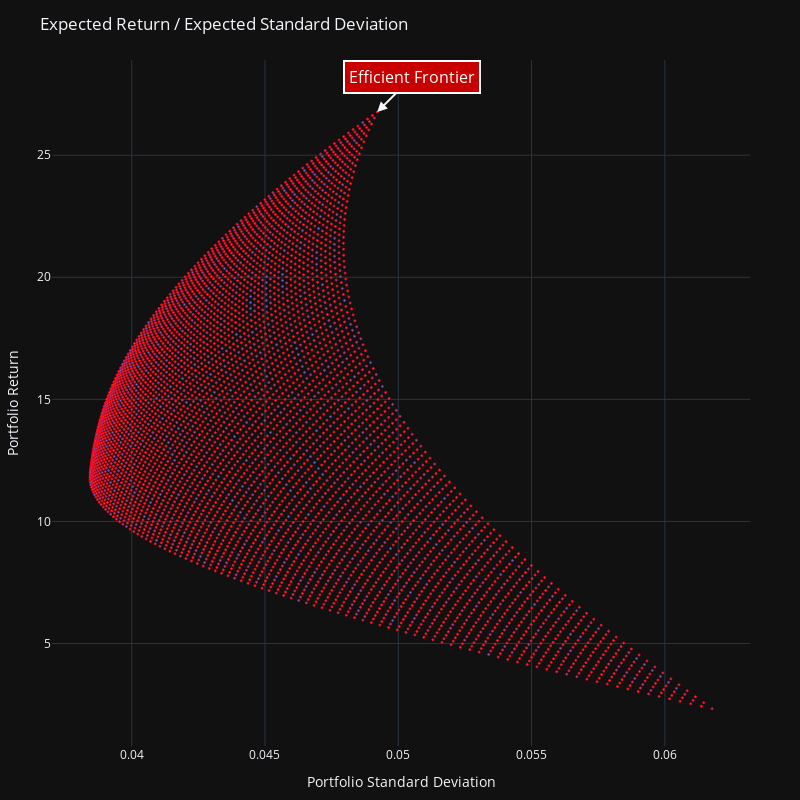

The notebook cell saved with this chart:
### Code cell
annotation = [
    attr(
        x=optimum_portfo_std,
        y=optimum_portfo_return,
        text="Efficient Frontier",
        showarrow=true,
        font=attr(
            # family="Courier New, monospace",
            size=16,
            color="rgb(255, 255, 255)"
        ),
        align="center",
        arrowhead=2,
        arrowsize=1,
        arrowwidth=2,
        arrowcolor="(255, 255, 255)",
        ax=35,
        ay=-35,
        bordercolor="rgb(255, 255, 255)",
        borderwidth=2,
        borderpad=4,
        bgcolor="#rgb(200, 0, 0)",
        opacity=1.0
    )
]

ax = plot(
    results,
    x=:PortfolioStandardDeviation,
    y=:PortfolioReturn,
    text=:WeightsStringRepresent,
    kind="scatter",
    mode="markers",
    labels=Dict(
        :PortfolioStandardDeviation => "Portfolio Standard Deviation",
        :PortfolioReturn => "Portfolio Return",
    ),
    marker=attr(size=2, line=attr(width=1, color="Red")),
    PlotlyJS.Layout(
        title="Expected Return / Expected Standard Deviation",
        width=800, height=800,
        annotations=annotation
    )
)

### Figure 1 — Plotly figure (JSON) as saved in the notebook; plotly's stock layout.template omitted (floating-point values rounded to 4 significant figures; data arrays with more than 128 entries replaced by an {"elided": "..."} marker saying what was removed)
{"data": [{"marker": {"line": {"color": "Red", "width": 1}, "size": 2}, "mode": "markers", "text": {"elided": "5151 str values"}, "type": "scatter", "x": {"elided": "5151 float values"}, "xaxis": "x", "y": {"elided": "5151 float values"}, "yaxis": "y"}], "layout": {"annotations": [{"align": "center", "arrowcolor": "(255, 255, 255)", "arrowhead": 2, "arrowsize": 1, "arrowwidth": 2, "ax": 35, "ay": -35, "bgcolor": "#rgb(200, 0, 0)", "bordercolor": "rgb(255, 255, 255)", "borderpad": 4, "borderwidth": 2, "font": {"color": "rgb(255, 255, 255)", "size": 16}, "opacity": 1, "showarrow": true, "text": "Efficient Frontier", "x": 0.04921, "y": 26.77}], "height": 800, "legend": {"tracegroupgap": 0}, "margin": {"b": 50, "l": 50, "r": 50, "t": 60}, "title": "Expected Return / Expected Standard Deviation", "width": 800, "xaxis": {"title": {"text": "Portfolio Standard Deviation"}}, "yaxis": {"title": {"text": "Portfolio Return"}}}}
